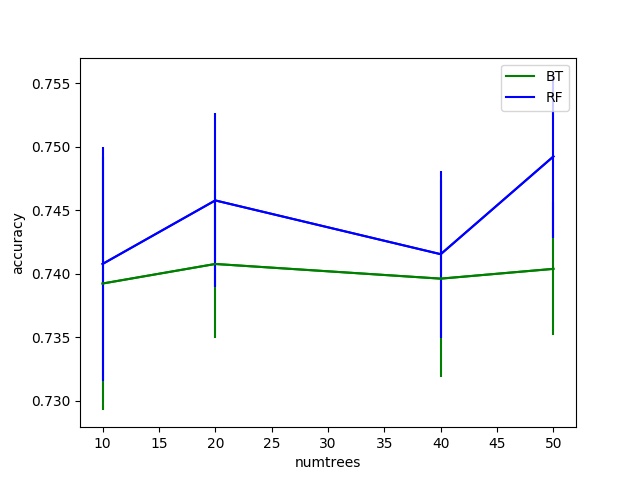

Source code (Python):
#!/usr/bin/env python
# coding: utf-8

# In[14]:


import sys, os
import pandas as pd
import numpy as np
import matplotlib
matplotlib.use('Agg')
import matplotlib.pyplot as plt
from scipy import stats
from scipy.stats import ttest_ind_from_stats
import random


# In[2]:


trainingDataFilename = 'trainingSet.csv'
testDataFilename = 'testSet.csv'


# In[3]:


DEPTH_LIMIT = 8
SAMPLE_LIMIT = 50
class TreeNode(object):
    def __init__(self, class_label, lineage):
        self.val = class_label
        self.lineage = lineage
        self.left = None
        self.right = None

    def is_leaf(self):
        return ((self.left is None) or (self.right is None))

    def expand(self, data, features, modelIdx, depth):
        class_label = int(len(data[data['decision'] == 1]) > len(data[data['decision'] == 0]))
        if modelIdx == 1 or modelIdx == 2:
            available_features = [f for f in features if f not in self.lineage]
        else:
            rf_sample = [i for i in range(0, int(len(features)))]
            np.random.shuffle(rf_sample)
            rf_sample = rf_sample[0:int(np.sqrt(len(features)))]
            rf_features = []
            for i in rf_sample:
                rf_features.append(features[i])
            #print rf_features
            available_features = [f for f in rf_features if f not in self.lineage]
        if len(self.lineage) < depth - 1 and len(data) > 50:
            ginis = {k: get_gini_gain(data, k) for k in available_features}
            best_feature = max(ginis, key=ginis.get)
            left_data = data[data[best_feature] == 0]
            right_data = data[data[best_feature] == 1]
            
            self.val = best_feature
            self.left = TreeNode(class_label, self.lineage + [best_feature])
            self.left.expand(left_data, features, modelIdx, depth=depth)
            self.right = TreeNode(class_label, self.lineage + [best_feature])
            self.right.expand(right_data, features, modelIdx, depth=depth)
        else:
            self.val = class_label
            
def gini(data):
    total = len(data)
    pos = 1.0 * len(data[data['decision'] == 1])/(1.0 * total) if len(data[data['decision'] == 1]) > 0 else 0.0
    neg = 1.0 * len(data[data['decision'] == 0])/(1.0 * total) if len(data[data['decision'] == 0]) > 0 else 0.0
    return 1.0 - pos * pos - neg * neg

def get_gini_gain(data, attr):
    total = len(data)
    pos = 1.0 * len(data[data[attr] == 1])/(1.0 * total) if len(data[data[attr] == 1]) > 0 else 0.0
    neg = 1.0 * len(data[data[attr] == 0])/(1.0 * total) if len(data[data[attr] == 0]) > 0 else 0.0
    gain = gini(data) - pos * gini(data[data[attr] == 1]) - neg * gini(data[data[attr] == 0])
    return gain


# In[4]:


def predict(node, data):
    if node.is_leaf():
        return node.val
    else:
        if data[node.val] == 0:
            return predict(node.left, data)
        else:
            return predict(node.right, data)


# In[5]:


def bagging(trainingSet, testSet, keys, d, t):
    root_bagging = []
    for i in range(t):
        train = trainingSet.sample(frac = 1.0, replace=True)
        root = TreeNode(-1, [])
        root.expand(train, keys, 2, d)
        root_bagging.append(root)
    return root_bagging

def get_accuracy_bagging(root, trainingSet, testSet, t):
    count_train, total_train = 0, len(trainingSet)
    count_test, total_test = 0, len(testSet)
    
    train_labels = trainingSet['decision']
    test_labels = testSet['decision']
    
    trainingSet = trainingSet.drop('decision', axis=1)
    testSet = testSet.drop('decision', axis=1)
    
    predictions = [0 for i in range(len(testSet))]
    Y = np.array(test_labels)

    # Test accuracy
    for r in root:
        i = 0
        for index, row in testSet.iterrows():
            predictions[i] += int(predict(r, row))
            i += 1

    for i in range(len(testSet)):
        if predictions[i] > t/2 and Y[i] == 1:
            count_test += 1
        elif predictions[i] <= t/2 and Y[i] == 0:
            count_test += 1

    test_accuracy = 1.0 * count_test/total_test
    print 'Test Accuracy BT:', '%.2f' % test_accuracy
    return test_accuracy


# In[6]:


def randomForests(trainingSet, testSet, keys, d, t):
    root_rf = []
    for i in range(t):
        train = trainingSet.sample(frac = 1.0, replace=True)
        root = TreeNode(-1, [])
        root.expand(train, keys, 3, d)
        root_rf.append(root)
        #get_accuracy_dt(root, trainingSet, testSet)
    return root_rf
    
def get_accuracy_rf(root, trainingSet, testSet, t):
    count_train, total_train = 0, len(trainingSet)
    count_test, total_test = 0, len(testSet)
    
    train_labels = trainingSet['decision']
    test_labels = testSet['decision']
    
    trainingSet = trainingSet.drop('decision', axis=1)
    testSet = testSet.drop('decision', axis=1)
    
    predictions = [0 for i in range(len(testSet))]
    Y = np.array(test_labels)

    # Test accuracy
    for r in root:
        i = 0
        for index, row in testSet.iterrows():
            predictions[i] += int(predict(r, row))
            i += 1

    for i in range(len(testSet)):
        if predictions[i] > t/2 and Y[i] == 1:
            count_test += 1
        elif predictions[i] <= t/2 and Y[i] == 0:
            count_test += 1

    test_accuracy = 1.0 * count_test/total_test
    print 'Test Accuracy RF:', '%.2f' % test_accuracy
    return test_accuracy


# In[7]:


trainingSet = pd.read_csv(trainingDataFilename)
testSet = pd.read_csv(testDataFilename)

keys = trainingSet.keys()
keys = keys.drop('decision')
tree_num = [10, 20, 40, 50]
trainingSet = trainingSet.sample(frac=1, random_state=18)
trainingSet = trainingSet.sample(frac=0.5, random_state=32)


df_kfold = []
for i in range(10):
    df_kfold.append(trainingSet[i*260:(i+1)*260])

dt_res = {}
bagging_res = {}
rf_res = {}

for t in tree_num:
    dt_res[t] = []
    bagging_res[t] = []
    rf_res[t] = []


# In[8]:


for t in tree_num:
    print t
    for i in range(10):
        # Partition the tarin and cv
        train_set_df = []
        
        for j in range(10):
            if j != i:
                train_set_df.append(df_kfold[j])
            else:
                test_set = df_kfold[j]
        
        train_set = pd.concat(train_set_df).sample(frac = 1.0)
        
        # Bagging
        root = bagging(train_set, test_set, keys, DEPTH_LIMIT, t)
        bagging_res[t].append(get_accuracy_bagging(root, train_set, test_set, t))
        
        # Random Forest
        root = randomForests(train_set, test_set, keys, DEPTH_LIMIT, t)
        rf_res[t].append(get_accuracy_rf(root, train_set, test_set, t))


# In[12]:


# Get avg accuracy
bagging_avg = []
rf_avg = []

# Get std error
bagging_stdrr = []
rf_stdrr = []

for t in tree_num:
    bagging_avg.append(np.mean(bagging_res[t], axis = 0))
    bagging_stdrr.append(np.std(bagging_res[t], axis = 0)/np.sqrt(10))
    rf_avg.append(np.mean(rf_res[t], axis = 0))
    rf_stdrr.append(np.std(rf_res[t], axis = 0)/np.sqrt(10))

#print lr_avg, svm_avg
    
fig = plt.figure()
plt.plot(tree_num, bagging_avg, color='green', label='BT')
plt.plot(tree_num, rf_avg, color='blue', label='RF')

plt.errorbar(tree_num, bagging_avg, bagging_stdrr, color='green')
plt.errorbar(tree_num, rf_avg, rf_stdrr, color='blue')

plt.xlabel("numtrees")
plt.ylabel("accuracy");
plt.legend()

plt.savefig('./cv_numtrees.png')
#plt.show()


# In[15]:


print stats.ttest_ind(bagging_avg, rf_avg)


# In[ ]:




